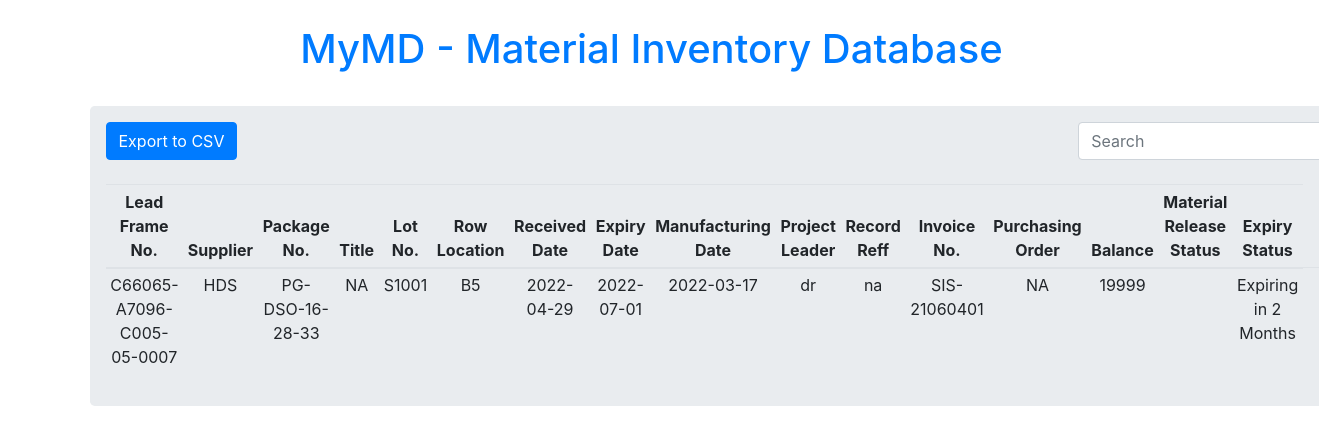
The app's page /lead with its own data.
### App.py (models this page shows, shortened)
class LeadType(db.Model):
    __tablename__ = 'lead_types'
    lead_type_id = db.Column(db.Integer, primary_key=True)
    lead_no = db.Column(db.String(100))
    supplier = db.Column(db.String(100))
    package_no = db.Column(db.String(100))
    title = db.Column(db.String(100))
    lead_description = db.relationship("LeadDescription", cascade="all, delete-orphan")

class LeadDescription(db.Model):
    __tablename__ = 'lead_descriptions'
    lead_description_id = db.Column(db.Integer, primary_key=True)
    lot_no = db.Column(db.String(100))
    row_location = db.Column(db.String(100))
    received_date = db.Column(db.String(100))
    expiry_date = db.Column(db.String(100))
    manufacturing_date = db.Column(db.String(100))
    project_leader = db.Column(db.String(100))
    record_reff = db.Column(db.String(100))
    invoice_no = db.Column(db.String(100))
    purchasing_order = db.Column(db.String(100))
    incoming_qty = db.Column(db.String(100))
    withdraw_date = db.Column(db.String(100))
    withdraw_qty = db.Column(db.String(100))
    withdraw_by = db.Column(db.String(100))
    withdraw_purpose = db.Column(db.String(100))
    balance = db.Column(db.String(100))
    trans_type = db.Column(db.String(100))
    release_status = db.Column(db.String(100))
    expiry_status = db.Column(db.String(100))
    created_time = db.Column(db.DateTime, server_default=db.func.now())
    lead_type_id = db.Column(db.Integer, db.ForeignKey('lead_types.lead_type_id'))
    lead_type = db.relationship("LeadType", backref='lead_type')

### App.py (the view)
@app.route("/lead")
def show_lead():
    all_lead = db.session.query(LeadType, LeadDescription).join(LeadDescription).all()
    return render_template("lead.html", leads=all_lead)

### templates/lead.html (shortened to what this page needs)
{% extends 'base.html' %}
{% block body %}
<div class="container">
    <div class="row">
        <div class="col-xs-7">
            <div class="jumbotron p-3">
                <button class="btn btn-primary" onclick="exportData()">
                    Export to CSV
                </button>
                <div class="form-group pull-right">
                    <input type="text" class="form-control" id="mySearch" placeholder="Search">
                </div>
                <table id="myTable" class="table table-hover table-sm text-center">
                    <thead>
                        <tr>
                            <th>Lead Frame No.</th>
                            <th>Supplier</th>
                            <th>Package No.</th>
                            <th>Title</th>
                            <th>Lot No.</th>
                            <th>Row Location</th>
                            <th>Received Date</th>
                            <th>Expiry Date</th>
                            <th>Manufacturing Date</th>
                            <th>Project Leader</th>
                            <th>Record Reff</th>
                            <th>Invoice No.</th>
                            <th>Purchasing Order</th>
                            <th>Balance</th>
                            <th>Material Release Status</th>
                            <th>Expiry Status</th>
                        </tr>
                    </thead>
                    {% for lead_types, lead_descriptions in leads %}
                    {% if lead_descriptions.trans_type=="incoming" %}
                    <tbody>
                    <tr>
                        <td>{{ lead_types.lead_no }}</td>
                        <td>{{ lead_types.supplier }}</td>
                        <td>{{ lead_types.package_no }}</td>
                        <td>{{ lead_types.title }}</td>
                        <td>{{ lead_descriptions.lot_no }}</td>
                        <td>{{ lead_descriptions.row_location }}</td>
                        <td>{{ lead_descriptions.received_date }}</td>
                        <td>{{ lead_descriptions.expiry_date }}</td>
                        <td>{{ lead_descriptions.manufacturing_date }}</td>
                        <td>{{ lead_descriptions.project_leader }}</td>
                        <td>{{ lead_descriptions.record_reff }}</td>
                        <td>{{ lead_descriptions.invoice_no }}</td>
                        <td>{{ lead_descriptions.purchasing_order }}</td>
                        <td>{{ lead_descriptions.balance }}</td>
                        <td>{{ lead_descriptions.release_status }}</td>
                        <td class="expiry_status" id="expiry_status">{{ lead_descriptions.expiry_date }}</td>
                        <td>
                            <a href="/lead_description/update/{{lead_descriptions.lead_description_id}}" class="btn"
                               data-toggle="modal" data-target="#modaledit{{lead_descriptions.lead_description_id}}">
                                </a>
                        </td>
                    </tr>
                    </tbody>
                    {% endif %}
                    {% endfor %}
                </table>
            </div>
        </div>
    </div>
</div>
{% endblock %}

### records on screen
LeadType: lead_no "C66065-A7096-C005-05-0007", supplier "HDS", package_no "PG-DSO-16-28-33", title "NA", lot_no "S1001", row_location "B5", received_date "2022-04-29", expiry_date "2022-07-01", manufacturing_date "2022-03-17", project_leader "dr", record_reff "na", invoice_no "SIS-21060401", purchasing_order "NA", balance "19999"
